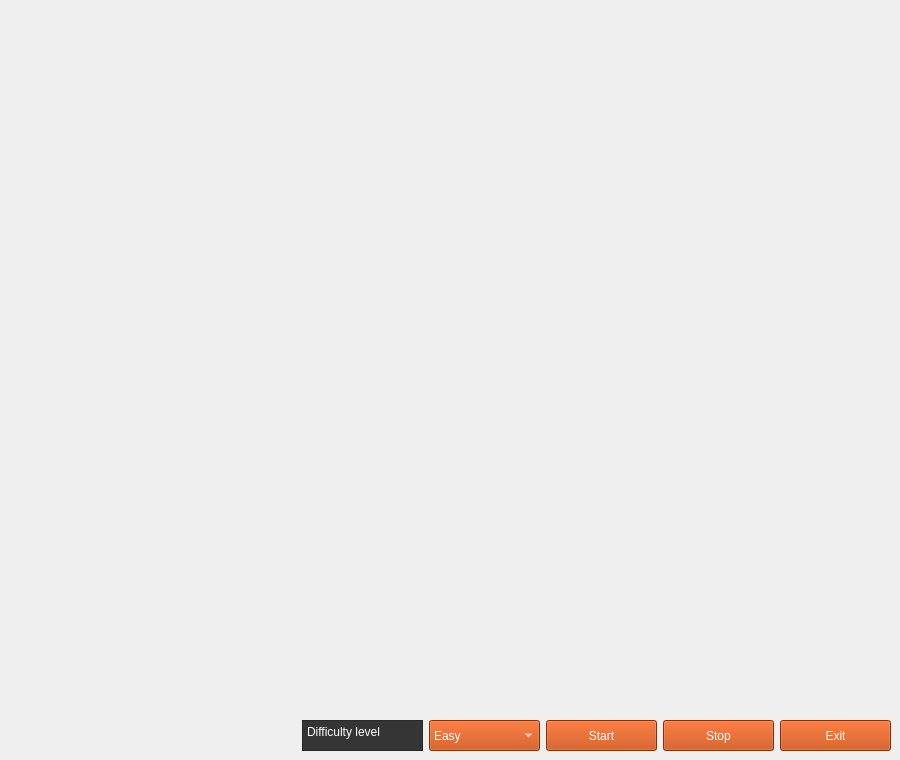
<?xml version="1.0" encoding="UTF-8"?>
<ui version="4.0">
 <class>Gra</class>
 <widget class="QMainWindow" name="Gra">
  <property name="geometry">
   <rect>
    <x>0</x>
    <y>0</y>
    <width>900</width>
    <height>760</height>
   </rect>
  </property>
  <property name="minimumSize">
   <size>
    <width>900</width>
    <height>760</height>
   </size>
  </property>
  <property name="maximumSize">
   <size>
    <width>16777215</width>
    <height>16777215</height>
   </size>
  </property>
  <property name="windowTitle">
   <string>Game</string>
  </property>
  <widget class="QWidget" name="centralwidget">
   <property name="styleSheet">
    <string notr="true"/>
   </property>
   <layout class="QGridLayout" name="gridLayout">
    <item row="0" column="1">
     <spacer name="verticalSpacer">
      <property name="orientation">
       <enum>Qt::Vertical</enum>
      </property>
      <property name="sizeHint" stdset="0">
       <size>
        <width>20</width>
        <height>355</height>
       </size>
      </property>
     </spacer>
    </item>
    <item row="1" column="0">
     <spacer name="horizontalSpacer">
      <property name="orientation">
       <enum>Qt::Horizontal</enum>
      </property>
      <property name="sizeHint" stdset="0">
       <size>
        <width>282</width>
        <height>20</height>
       </size>
      </property>
     </spacer>
    </item>
    <item row="1" column="1">
     <layout class="QHBoxLayout" name="horizontalLayout">
      <item>
       <widget class="QTextBrowser" name="textBrowser">
        <property name="minimumSize">
         <size>
          <width>121</width>
          <height>31</height>
         </size>
        </property>
        <property name="maximumSize">
         <size>
          <width>121</width>
          <height>31</height>
         </size>
        </property>
        <property name="styleSheet">
         <string notr="true">color: rgb(255, 255, 255);
background-color: rgb(53, 53, 53);
</string>
        </property>
        <property name="html">
         <string>&lt;!DOCTYPE HTML PUBLIC &quot;-//W3C//DTD HTML 4.0//EN&quot; &quot;http://www.w3.org/TR/REC-html40/strict.dtd&quot;&gt;
&lt;html&gt;&lt;head&gt;&lt;meta name=&quot;qrichtext&quot; content=&quot;1&quot; /&gt;&lt;meta charset=&quot;utf-8&quot; /&gt;&lt;style type=&quot;text/css&quot;&gt;
p, li { white-space: pre-wrap; }
hr { height: 1px; border-width: 0; }
li.unchecked::marker { content: &quot;\2610&quot;; }
li.checked::marker { content: &quot;\2612&quot;; }
&lt;/style&gt;&lt;/head&gt;&lt;body style=&quot; font-family:'Segoe UI'; font-size:9pt; font-weight:400; font-style:normal;&quot;&gt;
&lt;p style=&quot; margin-top:0px; margin-bottom:0px; margin-left:0px; margin-right:0px; -qt-block-indent:0; text-indent:0px;&quot;&gt;Difficulty level&lt;/p&gt;&lt;/body&gt;&lt;/html&gt;</string>
        </property>
       </widget>
      </item>
      <item>
       <widget class="QComboBox" name="comboBox">
        <property name="minimumSize">
         <size>
          <width>111</width>
          <height>31</height>
         </size>
        </property>
        <property name="maximumSize">
         <size>
          <width>111</width>
          <height>31</height>
         </size>
        </property>
        <property name="styleSheet">
         <string notr="true">color: rgb(255, 255, 255);
background-color: rgb(193, 64, 0);
</string>
        </property>
        <item>
         <property name="text">
          <string>Easy</string>
         </property>
        </item>
        <item>
         <property name="text">
          <string>Standard</string>
         </property>
        </item>
        <item>
         <property name="text">
          <string>Hard</string>
         </property>
        </item>
       </widget>
      </item>
      <item>
       <widget class="QPushButton" name="pushButton_3">
        <property name="minimumSize">
         <size>
          <width>111</width>
          <height>31</height>
         </size>
        </property>
        <property name="maximumSize">
         <size>
          <width>111</width>
          <height>31</height>
         </size>
        </property>
        <property name="styleSheet">
         <string notr="true">color: rgb(255, 255, 255);
background-color: rgb(193, 64, 0);
</string>
        </property>
        <property name="text">
         <string>Start</string>
        </property>
       </widget>
      </item>
      <item>
       <widget class="QPushButton" name="pushButton_2">
        <property name="minimumSize">
         <size>
          <width>111</width>
          <height>31</height>
         </size>
        </property>
        <property name="maximumSize">
         <size>
          <width>111</width>
          <height>31</height>
         </size>
        </property>
        <property name="styleSheet">
         <string notr="true">color: rgb(255, 255, 255);
background-color: rgb(193, 64, 0);
</string>
        </property>
        <property name="text">
         <string>Stop</string>
        </property>
       </widget>
      </item>
      <item>
       <widget class="QPushButton" name="pushButton">
        <property name="minimumSize">
         <size>
          <width>111</width>
          <height>31</height>
         </size>
        </property>
        <property name="maximumSize">
         <size>
          <width>111</width>
          <height>31</height>
         </size>
        </property>
        <property name="styleSheet">
         <string notr="true">color: rgb(255, 255, 255);
background-color: rgb(193, 64, 0);
</string>
        </property>
        <property name="text">
         <string>Exit</string>
        </property>
       </widget>
      </item>
     </layout>
    </item>
   </layout>
  </widget>
  <widget class="QMenuBar" name="menubar">
   <property name="geometry">
    <rect>
     <x>0</x>
     <y>0</y>
     <width>900</width>
     <height>21</height>
    </rect>
   </property>
  </widget>
 </widget>
 <resources/>
 <connections/>
</ui>
